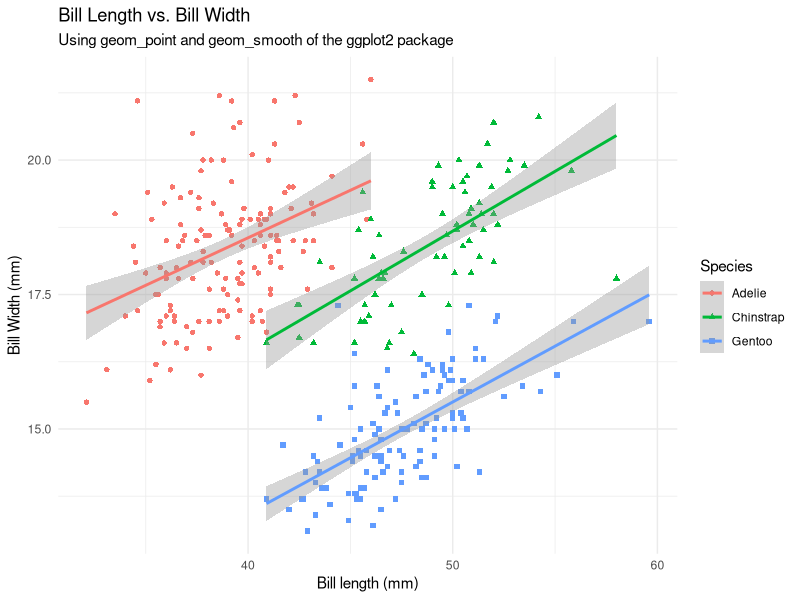
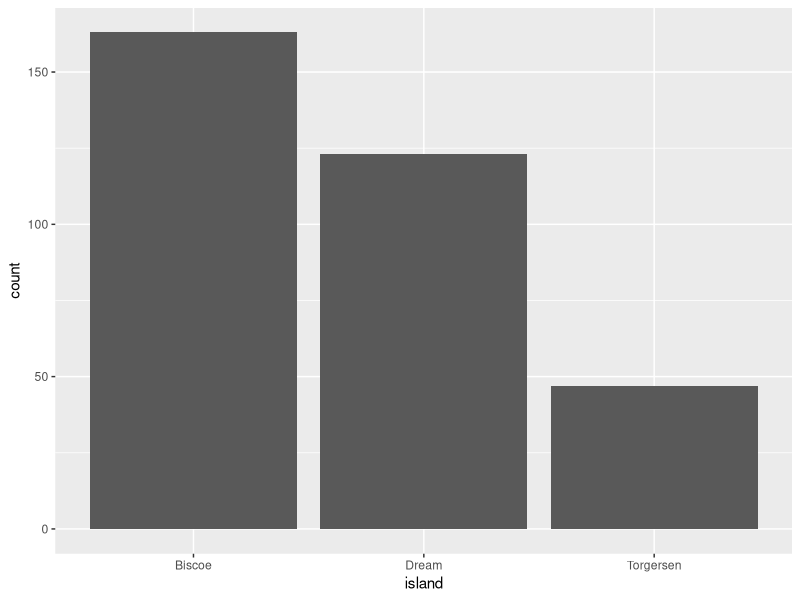
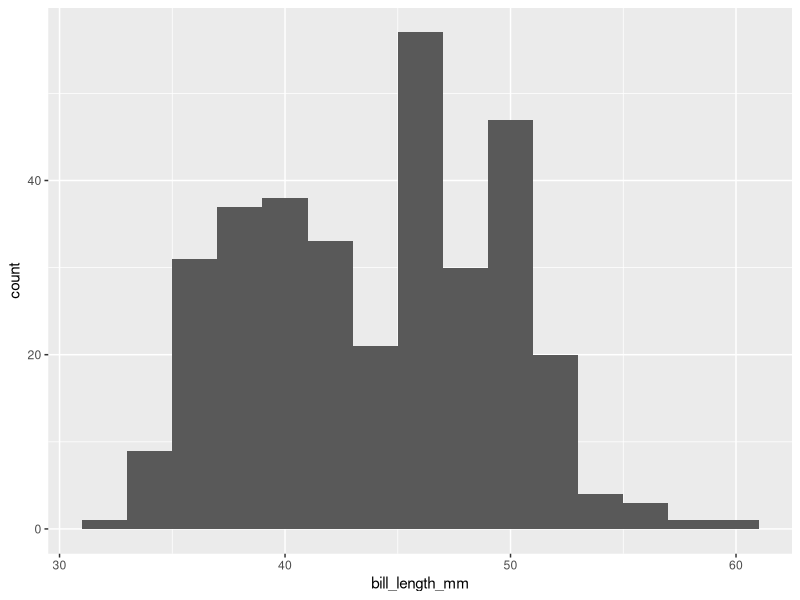
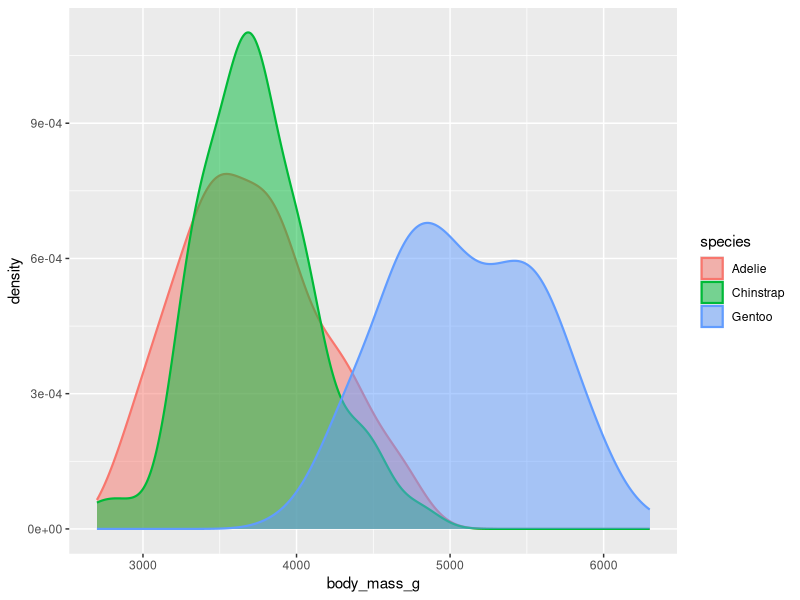
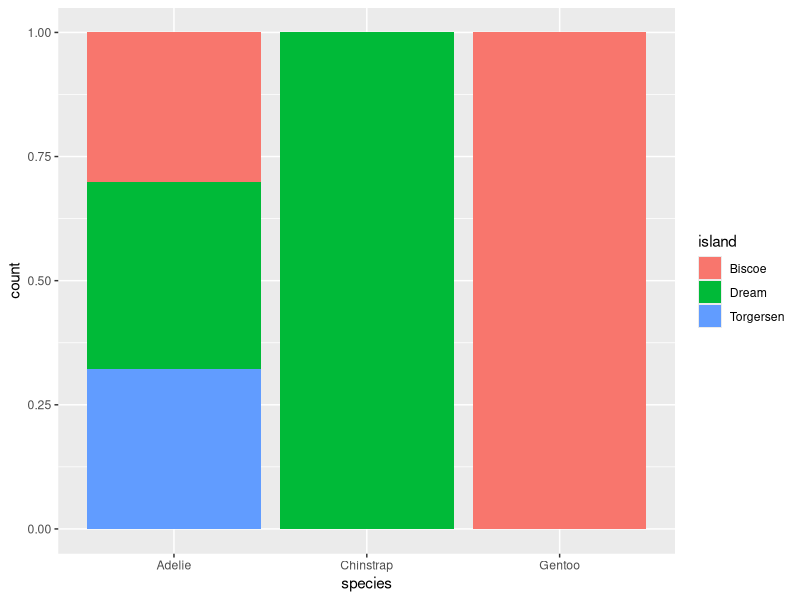
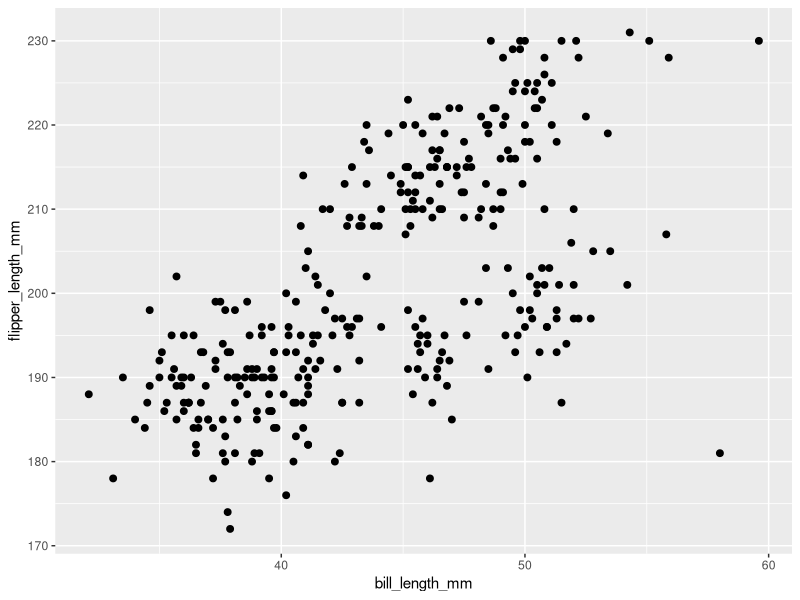
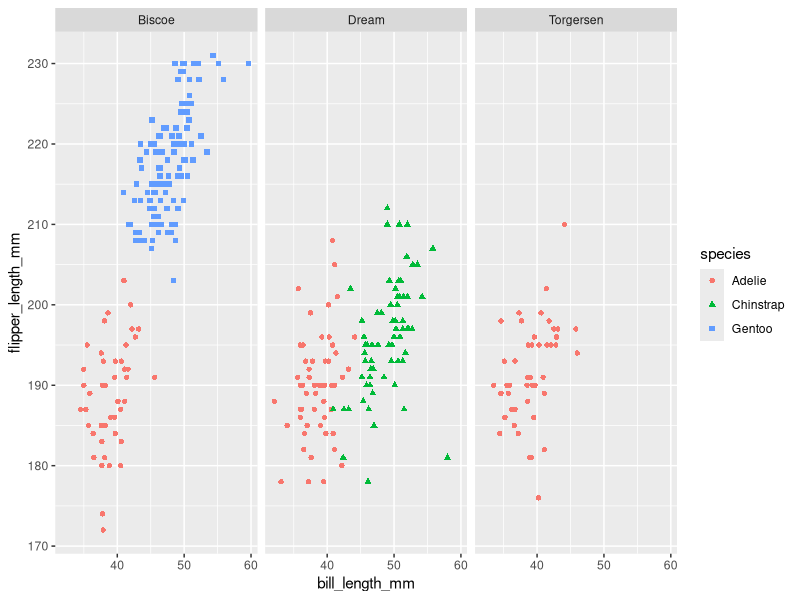

Write the R code that produced these figures, in order.
## ---- chunk 1
library(ggplot2)
library(palmerpenguins)

penguins <- na.omit(palmerpenguins::penguins)
## ---- chunk 2
ggplot(penguins, 
       aes(x = bill_length_mm, y = bill_depth_mm, 
           color = species, shape = species)) + 
  geom_point() + 
  geom_smooth(method = "lm", formula = "y ~ x") +
  labs(x = "Bill length (mm)", y = "Bill Width (mm)", 
       title = "Bill Length vs. Bill Width", 
       subtitle = "Using geom_point and geom_smooth of the ggplot2 package",
       color = "Species", shape = "Species") +
  theme_minimal()
## ---- chunk 3
ggplot(penguins, 
       aes(x = island)) +
  geom_bar()
## ---- chunk 4
ggplot(penguins, 
       aes(x = bill_length_mm)) +
  geom_histogram(binwidth = 2)
## ---- chunk 5
ggplot(penguins, 
       aes(x = body_mass_g, color = species, fill = species)) +
  geom_density(linewidth = 0.75, alpha = 0.5)
## ---- chunk 6
ggplot(penguins, aes(x = species, fill = island)) +
  geom_bar(position = "fill")
## ---- chunk 7
ggplot(penguins, 
       aes(x = bill_length_mm, y = flipper_length_mm)) +
  geom_point(size = 2)
## ---- chunk 8
ggplot(penguins, 
       aes(x = bill_length_mm, y = flipper_length_mm)) +
  geom_point(aes(color = species, shape = species)) +
  facet_wrap(~island)
